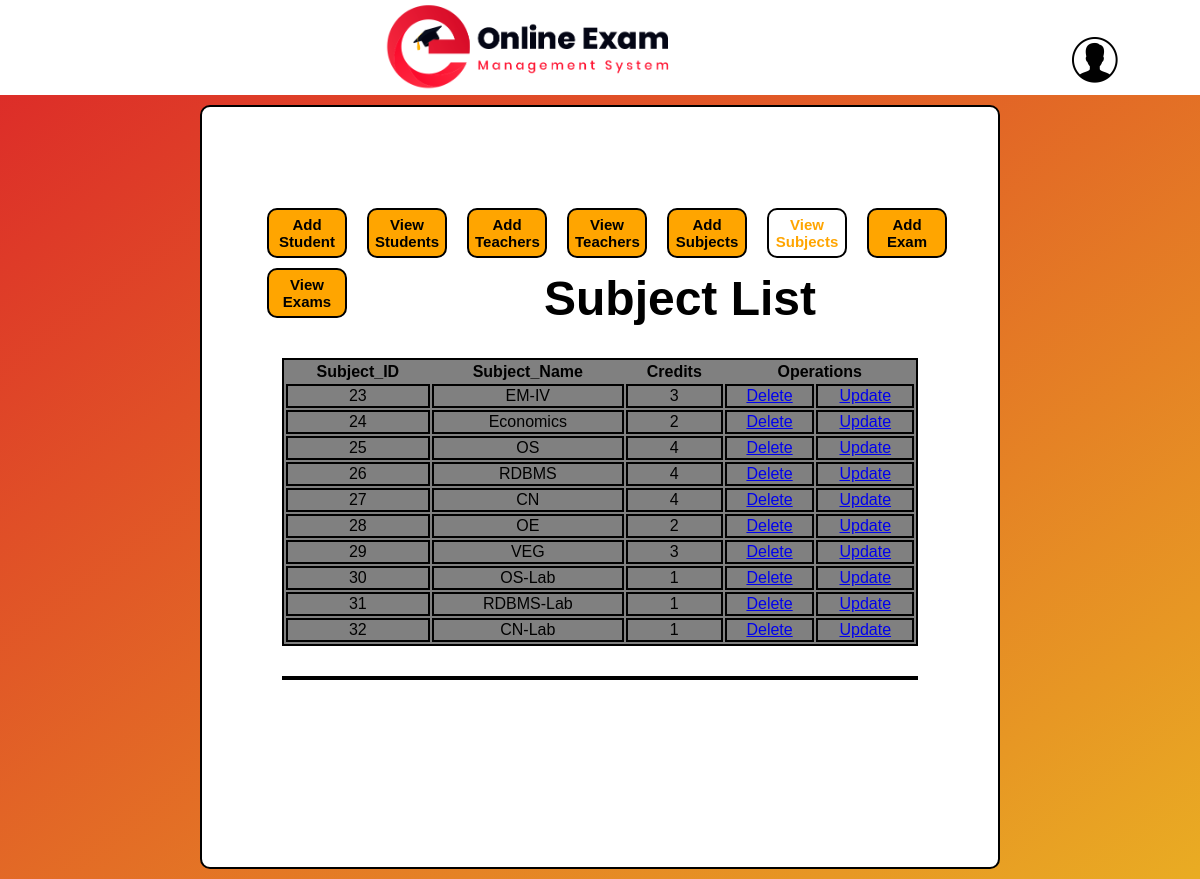
The app's page /admin_subject_view.php (signed in) with its own data.
### tables this page shows
CREATE TABLE `subject` (
  `Subject_ID` int(10) NOT NULL,
  `Subject_name` varchar(20) DEFAULT NULL,
  `Credits` int(11) DEFAULT NULL
);

### admin_subject_view.php (the view, shortened to what this page needs)
<?php
   $dbhost = 'localhost';
   $dbuser = 'root';
   $dbpass = '';
   $conn = mysqli_connect($dbhost, $dbuser, $dbpass);
   $sql = 'SELECT Subject_ID,Subject_name,Credits FROM subject';
   mysqli_select_db($conn , 'online_exam');
   $retval = mysqli_query($conn , $sql);
?>
<!DOCTYPE html>
<html lang="en">
<head>
</head>
<body>
<div class="topBar">
  <img width="290px" height="auto" src=logo.png>
  <span class="dropdown"><img src="user.png" width="50px" height="50px" style="float: right;margin-top: 25px; margin-right: 70px;padding:10px;" class="dropbtn">
  </span>
</div>
<div class="main">
  <div class="innerBox">
   <div style="text-align: center; width: 100%">
   <ul>
   <li><a href="admin_student_update.php"><button><b>Add Student</b></button></a><li>
   <li><a href="admin_student_view.php"><button><b>View Students</b></button></a><li>
   <li><a href="admin_teacher_update.php"><button><b>Add Teachers</b></button></a><li>
   <li><a href="admin_teacher_view.php"><button><b>View Teachers</b></button></a><li>
   <li><a href="admin_subject_update.php"><button><b>Add Subjects</b></button></a><li>
   <li><a href="admin_subject_view.php"><button   style="background-color:white;color:orange;"><b>View Subjects</b></button></a><li>
   <li><a href="admin_exam_update.php"><button><b>Add Exam</b></button></a><li>
   <li><a href="admin_exam_view.php"><button><b>View Exams</b></button></a><li>
   </ul>
   <br><br>
     <h1 style="font-size: 3em; font-weight: ]">Subject List</h1>
   </div>
<table>
       <tr>
        <th>Subject_ID</th>
        <th>Subject_Name</th>
        <th>Credits</th>
        <th colspan="2" align="center">Operations</th>
       </tr>
<?php
while($row = mysqli_fetch_assoc($retval)) {
echo "<tr><td>" . $row['Subject_ID']. "</td> <td>" . $row['Subject_name']. " </td> <td>" . $row['Credits']. "</td><td><a href='delete_subject_view.php?id=".$row['Subject_ID']."'>Delete</td> <td><a href='update_subject_view.php?id=".$row['Subject_ID']."&sname=".$row['Subject_name']."&credits=".$row['Credits']."'>Update</td></tr>";
}
?>
<table>
  </div>
</div>
</body>
</html>

### admin_subject_view.php (style rules this page uses)
.dropdown { //position: relative; float:right: display: inline-block; }
.topBar { text-align: center; width:100%; background-color: white; padding: 0; }
body { font-family: Arial, Helvetica, sans-serif; background: linear-gradient(to top left, #e9ac23 0%, #dc2629 100%); background-size: 100% 100%; background-repeat: no-repeat; padding: 0; margin: 0; }
.innerBox { background-color: white; text-align: center; padding-top: 80px; margin: 10px 200px; padding-bottom: 80px; min-height:600px; border:black 2px solid; border-radius: 10px; }
table { font-family: arial, sans-serif; border:2px solid black; width: 80%; Background-color:gray ; margin-left:auto; margin-right:auto; margin-top: 30px; }
button { width:80px; height:50px; background-color:orange; font-size:15px; border:black 2px solid; border-radius: 10px; }
li { list-style:none; float:left; margin:5px; }
ul { margin-left:20px; }
table td { border:black 2px solid; }

### records on screen
subject: Subject_ID "23", Subject_name "EM-IV", Credits "3"
subject: Subject_ID "24", Subject_name "Economics", Credits "2"
subject: Subject_ID "25", Subject_name "OS", Credits "4"
subject: Subject_ID "26", Subject_name "RDBMS", Credits "4"
subject: Subject_ID "27", Subject_name "CN", Credits "4"
subject: Subject_ID "28", Subject_name "OE", Credits "2"
subject: Subject_ID "29", Subject_name "VEG", Credits "3"
subject: Subject_ID "30", Subject_name "OS-Lab", Credits "1"
subject: Subject_ID "31", Subject_name "RDBMS-Lab", Credits "1"
subject: Subject_ID "32", Subject_name "CN-Lab", Credits "1"
